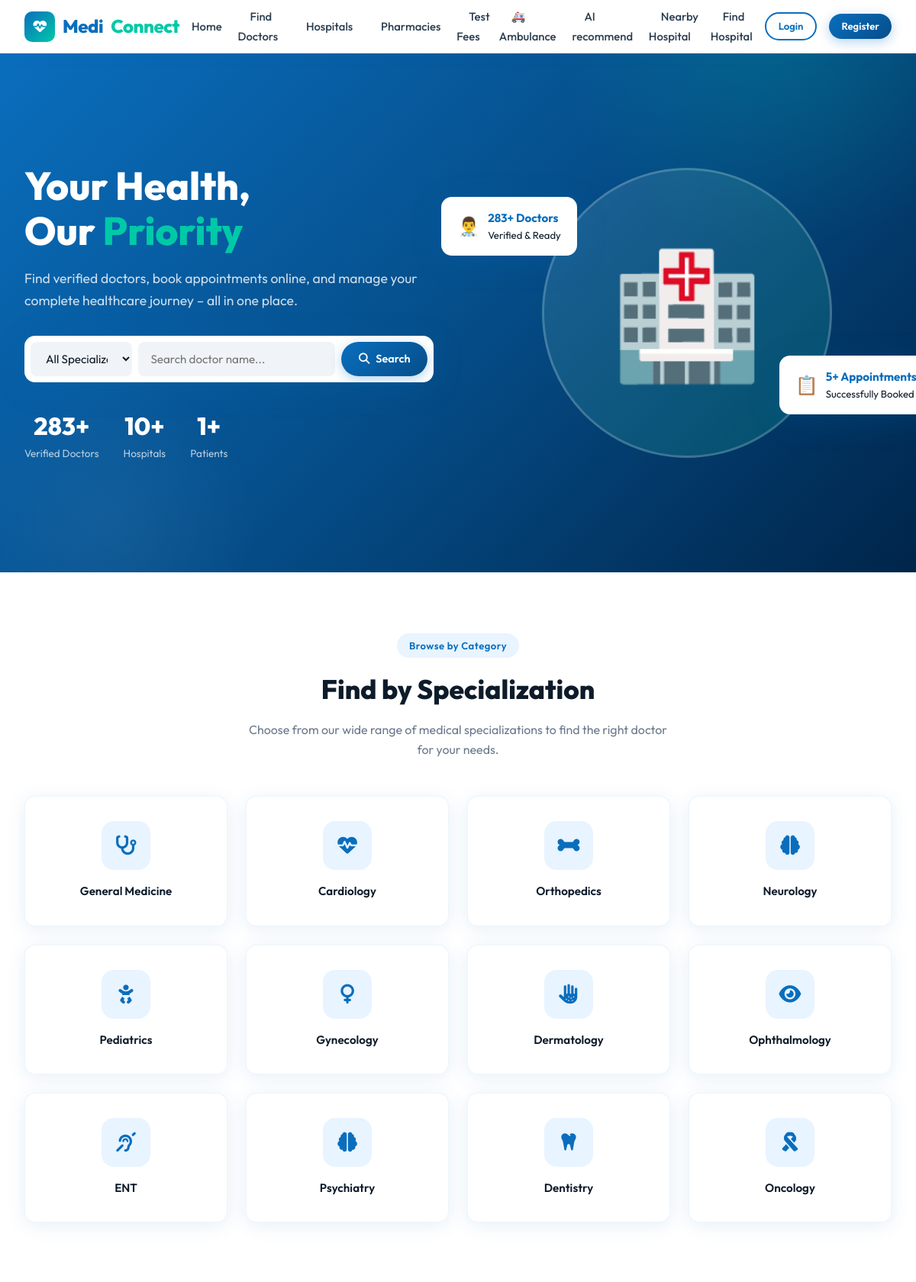
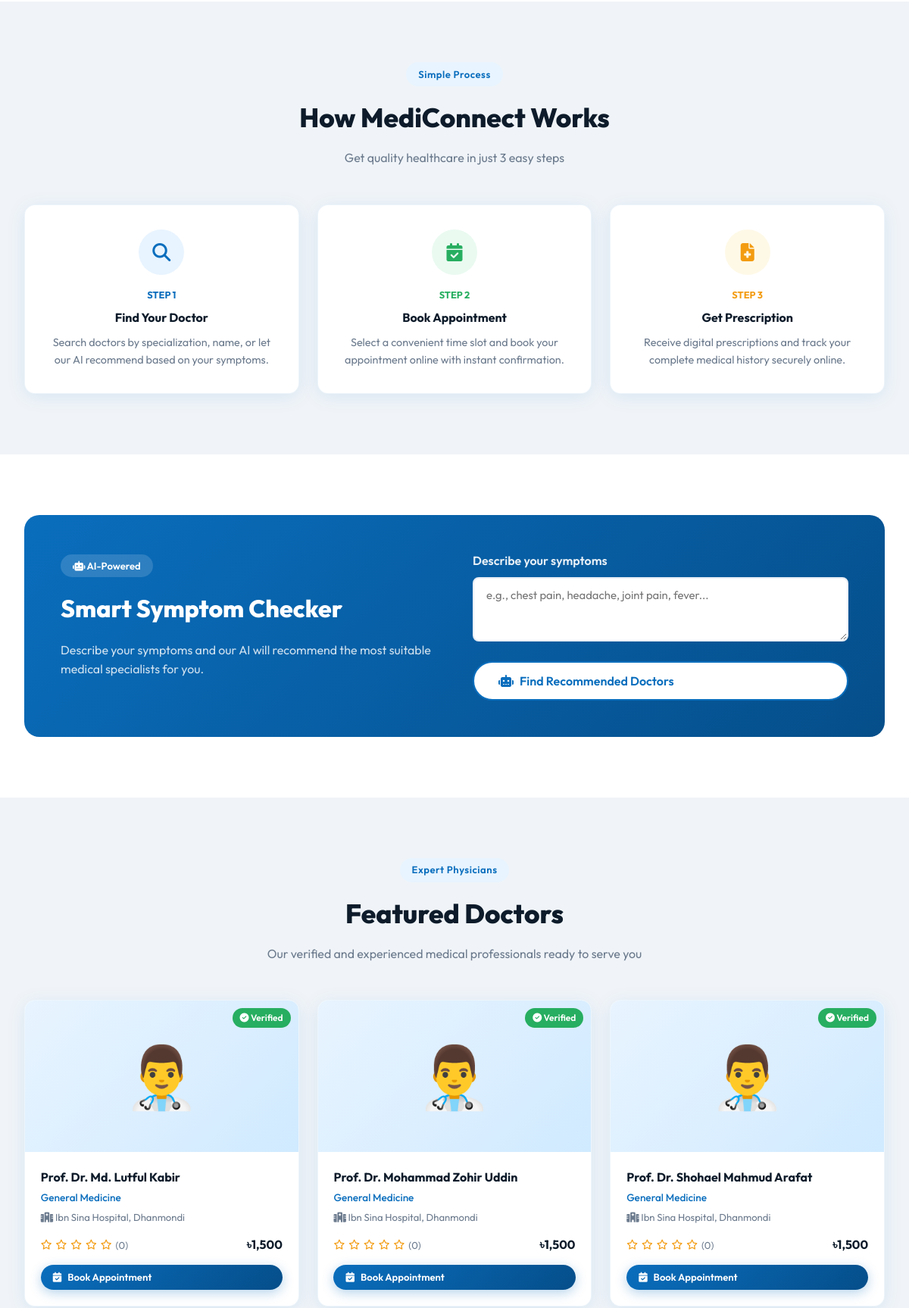
The page / (upper part) on the database its author committed (2 pictures, top to bottom).
### tables this page shows
CREATE TABLE `specializations` (
  `id` int(11) NOT NULL,
  `name` varchar(100) NOT NULL,
  `icon` varchar(50) DEFAULT 'fas fa-stethoscope',
  `description` text DEFAULT NULL
);

CREATE TABLE `doctors` (
  `id` int(11) NOT NULL,
  `full_name` varchar(100) NOT NULL,
  `email` varchar(100) NOT NULL,
  `password` varchar(255) NOT NULL,
  `phone` varchar(20) DEFAULT NULL,
  `specialization_id` int(11) DEFAULT NULL,
  `hospital_id` int(11) DEFAULT NULL,
  `qualification` varchar(255) DEFAULT NULL,
  `experience_years` int(11) DEFAULT 0,
  `consultation_fee` decimal(10,2) DEFAULT 0.00,
  `bio` text DEFAULT NULL,
  `profile_pic` varchar(255) DEFAULT 'default.png',
  `is_verified` tinyint(1) DEFAULT 0,
  `available_days` varchar(100) DEFAULT 'Mon,Tue,Wed,Thu,Fri',
  `available_time_start` time DEFAULT '09:00:00',
  `available_time_end` time DEFAULT '17:00:00',
  `created_at` timestamp NOT NULL DEFAULT current_timestamp()
);

CREATE TABLE `hospitals` (
  `id` int(11) NOT NULL,
  `name` varchar(150) NOT NULL,
  `address` text NOT NULL,
  `city` varchar(100) DEFAULT NULL,
  `phone` varchar(20) DEFAULT NULL,
  `email` varchar(100) DEFAULT NULL,
  `website` varchar(150) DEFAULT NULL,
  `description` text DEFAULT NULL,
  `is_verified` tinyint(1) DEFAULT 0,
  `created_at` timestamp NOT NULL DEFAULT current_timestamp(),
  `latitude` decimal(10,8) DEFAULT NULL,
  `longitude` decimal(11,8) DEFAULT NULL
);

### index.php (the view, shortened to what this page needs)
<?php
require_once 'includes/functions.php';
require_once 'includes/header.php';
$total_doctors = mysqli_fetch_assoc(mysqli_query($conn, "SELECT COUNT(*) as c FROM doctors WHERE is_verified=1"))['c'];
$total_patients = mysqli_fetch_assoc(mysqli_query($conn, "SELECT COUNT(*) as c FROM users"))['c'];
$total_hospitals = mysqli_fetch_assoc(mysqli_query($conn, "SELECT COUNT(*) as c FROM hospitals WHERE is_verified=1"))['c'];
$total_appointments = mysqli_fetch_assoc(mysqli_query($conn, "SELECT COUNT(*) as c FROM appointments"))['c'];
?>
<section class="hero">
    <div class="hero-content">
        <div class="hero-text">
            <h1>Your Health,<br>Our <span>Priority</span></h1>
            <p>Find verified doctors, book appointments online, and manage your complete healthcare journey – all in one place.</p>
            <form action="doctors.php" method="GET" class="hero-search">
                <select name="specialization" class="form-control">
                    <option value="">All Specializations</option>
                </select>
                <input type="text" name="search" placeholder="Search doctor name...">
                <button type="submit" class="btn btn-primary">
                    <i class="fas fa-search"></i> Search
                </button>
            </form>
            <div class="hero-stats">
                <div class="hero-stat">
                    <div class="number"><?= $total_doctors ?>+</div>
                    <p>Verified Doctors</p>
                </div>
                <div class="hero-stat">
                    <div class="number"><?= $total_hospitals ?>+</div>
                    <p>Hospitals</p>
                </div>
                <div class="hero-stat">
                    <div class="number"><?= $total_patients ?>+</div>
                    <p>Patients</p>
                </div>
            </div>
        </div>
        <div class="hero-image">
            <div class="main-img">🏥</div>
            <div class="floating-card">
                <div class="icon">👨‍⚕️</div>
                <div class="info"><strong><?= $total_doctors ?>+ Doctors</strong>Verified & Ready</div>
            </div>
            <div class="floating-card">
                <div class="icon">📋</div>
                <div class="info"><strong><?= $total_appointments ?>+ Appointments</strong>Successfully Booked</div>
            </div>
        </div>
    </div>
</section>
<section class="section">
    <div class="container">
        <div class="section-header">
            <span class="badge">Browse by Category</span>
            <h2>Find by Specialization</h2>
            <p>Choose from our wide range of medical specializations to find the right doctor for your needs.</p>
        </div>
        <div class="grid grid-4">
            <?php
            $specs = mysqli_query($conn, "SELECT * FROM specializations");
            while ($s = mysqli_fetch_assoc($specs)):
            ?>
            <a href="doctors.php?specialization=<?= $s['id'] ?>" class="card spec-card">
                <div class="icon"><i class="<?= $s['icon'] ?>"></i></div>
                <h4><?= $s['name'] ?></h4>
            </a>
            <?php endwhile; ?>
        </div>
    </div>
</section>
<section class="section section-alt">
    <div class="container">
        <div class="section-header">
            <span class="badge">Simple Process</span>
            <h2>How MediConnect Works</h2>
            <p>Get quality healthcare in just 3 easy steps</p>
        </div>
        <div class="grid grid-3">
            <div class="card" style="padding:2rem; text-align:center;">
                <div style="width:60px;height:60px;background:var(--primary-light);border-radius:50%;display:flex;align-items:center;justify-content:center;margin:0 auto 1rem;font-size:1.5rem;color:var(--primary);">
                    <i class="fas fa-search"></i>
                </div>
                <div style="font-size:0.8rem;font-weight:700;color:var(--primary);margin-bottom:0.5rem;">STEP 1</div>
                <h4 style="font-weight:700;margin-bottom:0.5rem;">Find Your Doctor</h4>
                <p style="color:var(--gray);font-size:0.9rem;">Search doctors by specialization, name, or let our AI recommend based on your symptoms.</p>
            </div>
            <div class="card" style="padding:2rem; text-align:center;">
                <div style="width:60px;height:60px;background:#EAFAF1;border-radius:50%;display:flex;align-items:center;justify-content:center;margin:0 auto 1rem;font-size:1.5rem;color:var(--success);">
                    <i class="fas fa-calendar-check"></i>
                </div>
                <div style="font-size:0.8rem;font-weight:700;color:var(--success);margin-bottom:0.5rem;">STEP 2</div>
                <h4 style="font-weight:700;margin-bottom:0.5rem;">Book Appointment</h4>
                <p style="color:var(--gray);font-size:0.9rem;">Select a convenient time slot and book your appointment online with instant confirmation.</p>
            </div>
            <div class="card" style="padding:2rem; text-align:center;">
                <div style="width:60px;height:60px;background:#FEF9E7;border-radius:50%;display:flex;align-items:center;justify-content:center;margin:0 auto 1rem;font-size:1.5rem;color:var(--warning);">
                    <i class="fas fa-file-medical"></i>
                </div>
                <div style="font-size:0.8rem;font-weight:700;color:var(--warning);margin-bottom:0.5rem;">STEP 3</div>
                <h4 style="font-weight:700;margin-bottom:0.5rem;">Get Prescription</h4>
                <p style="color:var(--gray);font-size:0.9rem;">Receive digital prescriptions and track your complete medical history securely online.</p>
            </div>
        </div>
    </div>
</section>
<section class="section">
    <div class="container">
        <div style="background:linear-gradient(135deg,#0A6EBD,#054E8A);border-radius:20px;padding:3rem;color:white;display:grid;grid-template-columns:1fr 1fr;gap:3rem;align-items:center;">
            <div>
                <div style="display:inline-block;background:rgba(255,255,255,0.15);padding:0.3rem 1rem;border-radius:50px;font-size:0.82rem;font-weight:600;margin-bottom:1rem;"><i class="fas fa-robot"></i> AI-Powered</div>
                <h2 style="font-size:2rem;font-weight:800;margin-bottom:1rem;">Smart Symptom Checker</h2>
                <p style="color:rgba(255,255,255,0.8);margin-bottom:1.5rem;">Describe your symptoms and our AI will recommend the most suitable medical specialists for you.</p>
            </div>
            <div>
                <div class="form-group">
                    <label style="color:rgba(255,255,255,0.9);font-weight:600;display:block;margin-bottom:0.5rem;">Describe your symptoms</label>
                    <textarea id="symptoms" rows="3" class="form-control" placeholder="e.g., chest pain, headache, joint pain, fever..."></textarea>
                </div>
                <button id="symptomCheckBtn" class="btn btn-secondary btn-lg w-100">
                    <i class="fas fa-robot"></i> Find Recommended Doctors
                </button>
            </div>
        </div>
    </div>
</section>
<section class="section section-alt">
    <div class="container">
        <div class="section-header">
            <span class="badge">Expert Physicians</span>
            <h2>Featured Doctors</h2>
            <p>Our verified and experienced medical professionals ready to serve you</p>
        </div>
        <div class="grid grid-3">
            <?php
            $doctors = mysqli_query($conn, "SELECT d.*, s.name as spec_name, h.name as hosp_name FROM doctors d
                LEFT JOIN specializations s ON d.specialization_id = s.id
                LEFT JOIN hospitals h ON d.hospital_id = h.id
                WHERE d.is_verified=1 LIMIT 6");
            while ($doc = mysqli_fetch_assoc($doctors)):
                $rating = getDoctorRating($doc['id']);
            ?>
            <div class="card doctor-card">
                <div class="card-img">
                    <?php if ($doc['profile_pic'] && $doc['profile_pic'] != 'default.png' && file_exists(UPLOAD_PATH . 'profiles/' . $doc['profile_pic'])): ?>
                        <img src="<?= SITE_URL ?>/uploads/profiles/<?= $doc['profile_pic'] ?>" alt="<?= $doc['full_name'] ?>">
                    <?php else: ?>
                        👨‍⚕️
                    <?php endif; ?>
                    <span class="verified-badge"><i class="fas fa-check-circle"></i> Verified</span>
                </div>
                <div class="card-body">
                    <h4><?= $doc['full_name'] ?></h4>
                    <div class="spec"><?= $doc['spec_name'] ?></div>
                    <div class="hospital"><i class="fas fa-hospital"></i> <?= $doc['hosp_name'] ?></div>
                    <div style="display:flex;justify-content:space-between;align-items:center;margin:0.8rem 0;">
                        <div class="rating">
                            <?= starRating(round($rating['avg_rating'] ?? 0)) ?>
                            <span>(<?= $rating['total'] ?>)</span>
                        </div>
                        <div class="fee">৳<?= number_format($doc['consultation_fee']) ?></div>
                    </div>
                    <a href="doctor-profile.php?id=<?= $doc['id'] ?>" class="btn btn-primary btn-sm w-100">
                        <i class="fas fa-calendar-check"></i> Book Appointment
                    </a>
                </div>
            </div>
            <?php endwhile; ?>
        </div>
    </div>
</section>
<?php require_once 'includes/footer.php'; ?>

### includes/functions.php (shortened to what this page needs)
<?php
require_once 'config.php';
function getDoctorRating($doctor_id) {
    global $conn;
    $result = mysqli_query($conn, "SELECT AVG(rating) as avg_rating, COUNT(*) as total FROM reviews WHERE doctor_id=$doctor_id AND is_approved=1");
    return mysqli_fetch_assoc($result);
}
function starRating($rating) {
    $html = '';
    for ($i = 1; $i <= 5; $i++) {
        if ($i <= $rating) {
            $html .= '<i class="fas fa-star text-warning"></i>';
        } else {
            $html .= '<i class="far fa-star text-warning"></i>';
        }
    }
    return $html;
}
?>

### rows shown on the page
specializations: name "General Medicine"
specializations: name "Cardiology"
specializations: name "Orthopedics"
specializations: name "Neurology"
specializations: name "Pediatrics"
specializations: name "Gynecology"
specializations: name "Dermatology"
specializations: name "Ophthalmology"
specializations: name "ENT"
specializations: name "Psychiatry"
specializations: name "Dentistry"
specializations: name "Oncology"
doctors: full_name "Prof. Dr. Md. Lutful Kabir", specialization.name "General Medicine", hospital.name "Ibn Sina Hospital, Dhanmondi", total "0", consultation_fee "1,500"
doctors: full_name "Prof. Dr. Mohammad Zohir Uddin", specialization.name "General Medicine", hospital.name "Ibn Sina Hospital, Dhanmondi", total "0", consultation_fee "1,500"
doctors: full_name "Prof. Dr. Shohael Mahmud Arafat", specialization.name "General Medicine", hospital.name "Ibn Sina Hospital, Dhanmondi", total "0", consultation_fee "1,500"

### other values the page prints
$total_doctors "283"
$total_hospitals "10"
$total_patients "1"
$total_appointments "5"
